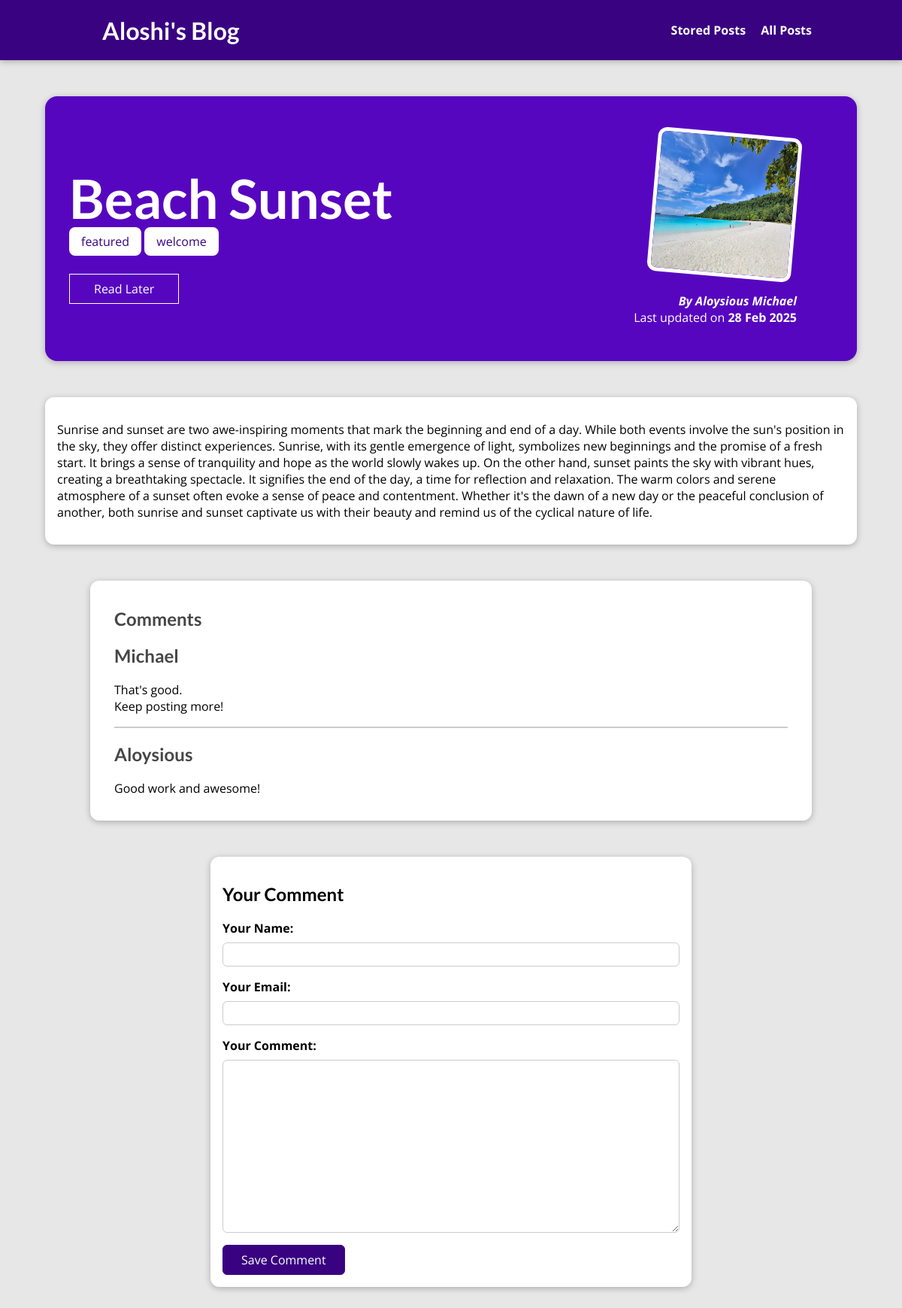
The page /posts/beach-sunset/ on the database its author committed.
### blog/models.py (models this page shows, shortened)
class Post(models.Model):
    title=models.CharField(max_length=100)
    excerpt=models.CharField(max_length=200)
    image=models.ImageField(upload_to="posts",null=True)
    date=models.DateField(auto_now=True)
    slug=models.SlugField(unique=True,db_index=True)
    content=models.TextField(validators=[MinLengthValidator(10)])
    author=models.ForeignKey(
        Author,on_delete=models.SET_NULL,null=True,related_name="posts")
    tags=models.ManyToManyField(Tag)

class Tag(models.Model):
    caption=models.CharField(max_length=20)

class Author(models.Model):
    first_name=models.CharField(max_length=100)
    last_name=models.CharField(max_length=100)
    email_address=models.EmailField()
    def full_name(self):
        return f"{self.first_name} {self.last_name}"
    def __str__(self):
        return self.full_name()

class Comment(models.Model):
    user_name=models.CharField(max_length=100)
    user_email=models.EmailField()
    text=models.TextField(max_length=400)
    post=models.ForeignKey(
        Post,on_delete=models.CASCADE,related_name="comments")

### blog/views.py (the view, shortened to what this page needs)
# urls.py: path("posts/<slug:slug>/", views.PostDetailView.as_view(), name="post-detail-page"),
class PostDetailView(View):
    def is_stored_post(self,request,post_id):
        stored_posts=request.session.get("stored_posts")
        if stored_posts is not None:
            is_saved_for_later=post_id in stored_posts
        else:
            is_saved_for_later=False
        return is_saved_for_later
    def get(self, request, slug):
        post = Post.objects.get(slug=slug)
        context = {
            "post": post,
            "post_tags": post.tags.all(),
            "comment_form": CommentForm(),
            "comments":post.comments.all().order_by("-id"),
            "saved_for_later":self.is_stored_post(request,post.id)
        }
        return render(request, "blog/post-detail.html", context)

### blog/forms.py
class CommentForm(forms.ModelForm):
    class Meta:
        model=Comment
        exclude=["post"]
        labels={
            "user_name":"Your Name",
            "user_email":"Your Email",
            "text":"Your Comment"
        }

### blog/templates/blog/post-detail.html (shortened to what this page needs)
{% extends "base.html" %}
{% load static %}
{% block css_file %}
    <link rel="stylesheet" href="{% static 'blog/post-detail.css' %}"/>
{% endblock %}
{% block content %}
<section id ="summary">
    <h2>{{ post.title }}</h2>
    <div>
        {% for tag in post_tags %}
           <span class="tag">{{ tag.caption }}</span>
        {% endfor %}
    </div>
    <div id="read-later">
        <form action="{% url "read-later"%}" method="POST">
        <button>
            {% if saved_for_later %}
                Remove from "Read Later" List
            {% else %}
                Read Later
            {%endif%}
        </button>
        </form>
    </div>
    <article>
        <img src="{{post.image.url}}" alt="{{post.title}}"/>
        <address>By <a href="mailto:{{post.author.email_address}}"> {{ post.author }}</a></address>
        <div>
            Last updated on
            <time>{{ post.date|date:"d M Y" }}</time>
        </div>
    </article>
</section>
<main>
    {{ post.content| linebreaks }}
</main>
<section id="comments">
    <h2>Comments</h2>
    <ul>
        {% for comment in comments %}
        <li>
            <h2>{{comment.user_name}}</h2>
            <p>{{comment.text|linebreaks}}</p>
        </li>
        {% endfor%}
    </ul>
</section>
<section id="comment-form">
    <h2>Your Comment</h2>
    <form action="{% url "post-detail-page" post.slug%}" method="POST">
        {% for form_field in comment_form %}
        <div class="form-control {% if form_field.errors%}invalid{% endif %}">
            {{ form_field.label_tag}}
            {{form_field}}
        </div>
        {%endfor%}
        <button type="submit">Save Comment</button>
    </form>
</section>
{% endblock %}

### templates/base.html (shortened to what this page needs)
{%load static%}
<!DOCTYPE html>
<html lang="en">
<head>
    <link rel="stylesheet" href="{% static "app.css" %}"/>
    {% block css_file %}{% endblock%}
</head>
<body>
    <header id="main-navigation">
        <h1><a href="{% url "starting-page"%}">Aloshi's Blog</a></h1>
        <nav>
            <a href="{% url "read-later"%}">Stored Posts</a>
            <a href="{% url "posts-page"%}">All Posts</a>
        </nav>
        </header>
    {% block content%}
    {% endblock%}
</body>
</html>

### static/app.css (style rules this page uses)
* { box-sizing: border-box; }
html { font-family: 'Open Sans', 'Lato', sans-serif; }
body { margin: 0; }
h1, h2, h3 { font-family: 'Lato', sans-serif; font-weight: bold; }
#main-navigation { width: 100%; height: 5rem; display: flex; justify-content: space-between; align-items: center; padding: 0 10%; position: absolute; top: 0; left: 0; }
#main-navigation a { text-decoration: none; color: white; font-weight: bold; margin-left: 1rem; }

### blog/static/blog/post-detail.css (style rules this page uses)
body { background-color: #e7e7e7; }
#main-navigation { background-color: #390281; box-shadow: 0 2px 8px rgba(0, 0, 0, 0.25); }
#summary { margin: 8rem auto 3rem auto; padding: 2rem; width: 90%; max-width: 90rem; border-radius: 16px; background-color: #5706c0; position: relative; box-shadow: 0 2px 8px rgba(0, 0, 0, 0.25); height: 22rem; }
#summary h2 { color: white; font-size: 4.5rem; margin-bottom: 0.25rem; }
#summary article { position: absolute; top: 2rem; right: 3rem; padding: 1rem 2rem; border-radius: 12px; text-align: right; color: white; }
#summary article img { width: 12rem; height: 12rem; border-radius: 12px; transform: rotateZ(5deg); border: 5px solid white; margin-bottom: 1rem; }
#summary address { font-weight: bold; }
#summary a { color: white; text-decoration: none; }
#summary time { font-weight: bold; }
#read-later { margin: 2rem 0; }
#read-later button { background-color: transparent; border: 1px solid white; padding: 0.5rem 2rem; font: inherit; color: white; cursor: pointer; }
main { width: 90%; max-width: 90rem; margin: 3rem auto; background-color: white; padding: 1rem; border-radius: 12px; box-shadow: 0 2px 8px rgba(0, 0, 0, 0.25); }
.tag { background-color: white; color: #390281; padding: 0.5rem 1rem; border-radius: 8px; }
#comment-form { margin: 3rem auto; width: 90%; max-width: 40rem; border-radius: 12px; background-color: white; box-shadow: 0 2px 8px rgba(0, 0, 0, 0.25); padding: 1rem; }
#comment-form button { font: inherit; background-color: #390281; color: white; border: 1px solid #390281; padding: 0.5rem 1.5rem; border-radius: 6px; cursor: pointer; }
.form-control { margin-bottom: 1rem; }
.form-control label { font-weight: bold; margin-bottom: 0.5rem; display: block; }
.form-control input, .form-control textarea { display: block; width: 100%; font: inherit; padding: 0.25rem; border-radius: 6px; border: 1px solid #ccc; }
#comments { margin: 3rem auto; width: 90%; max-width: 60rem; border-radius: 12px; background-color: white; box-shadow: 0 2px 8px rgba(0, 0, 0, 0.25); padding: 1rem 2rem; }
#comments ul { list-style: none; margin: 0; padding: 0; }
#comments li { margin-bottom: 1rem; border-bottom: 2px solid #ccc; }
#comments li:last-of-type { border-bottom: none; }
#comments h2 { color: #464646; }

### rows shown on the page
Post: title "Beach Sunset", image (picture), author "Aloysious Michael", date "28 Feb 2025", content "Sunrise and sunset are two awe-inspiring moments that mark the beginning and end of a day. While both events involve the sun's position in the sky, they offer distinct experiences. Sunrise, with its gentle emergence of light, symbolizes new beginnings and the promise of a fresh start. It brings a sense of tranquility and hope as the world slowly wakes up. On the other hand, sunset paints the sky with vibrant hues, creating a breathtaking spectacle. It signifies the end of the day, a time for reflection and relaxation. The warm colors and serene atmosphere of a sunset often evoke a sense of peace and contentment. Whether it's the dawn of a new day or the peaceful conclusion of another, both…"
Tag: caption "featured"
Tag: caption "welcome"
Comment: user_name "Michael", text "That's good. Keep posting more!"
Comment: user_name "Aloysious", text "Good work and awesome!"
